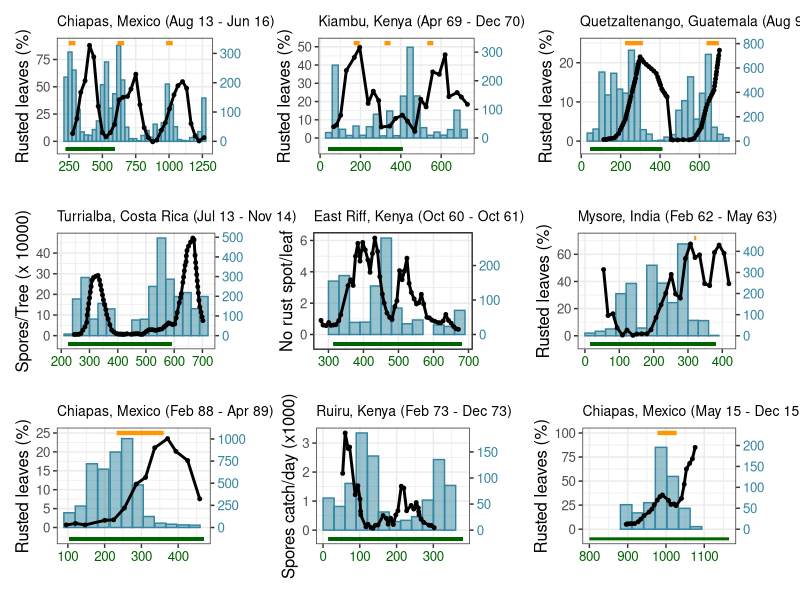

Recreate this plot in R.
## ---- chunk 1

library(ggplot2)
library(tidyverse)
#install.packages('patchwork')
library(patchwork)
library(ggthemes)
mycols <- c("#021128","#1b4a64", "#3585a0", "#759580", "#c78f34", "#fd9706","#fdb81c","#fbdb30")
mycols3a <-c("#021128", "#fd9706", "#3585a0")
mycols3b <-c("#1b4a64", "#fdb81c", "#759580")


dGEN_rain <- read.csv("dataFull_RainRust/dGEN_rain.csv")
dGEN_rust <- read.csv("dataFull_RainRust/dGEN_rust.csv")

## ---- chunk 2

for (aidis in unique(dGEN_rust$ID)){
  coef <- paste("coef", aidis, sep = "_")
  assign(coef, max(dGEN_rain %>% filter(ID == aidis)%>%select(PP.mm))/max(dGEN_rust %>% filter(ID == aidis)%>% select(Rust)))
}


## ---- chunk 3
p_BOUD<-
  ggplot() + 
  geom_bar(data=dGEN_rain %>% filter(ID== "BOUD") , aes(x=AvDay, y=PP.mm/coef_BOUD), stat="identity", fill=mycols[3], width=30, color=mycols[3], alpha= 0.5)+
  geom_line(data=dGEN_rust %>% filter(ID== "BOUD"), aes(x=Day, y=Rust), size= 1)+
  geom_segment(data=dGEN_rain %>% filter(ID== "BOUD"), aes(x =AvDay[1], y =  -4, xend =  AvDay[1]+365, yend =  -4), color= "darkgreen", size= 1) + 
  scale_y_continuous(
  name = (dGEN_rust %>% filter(ID== "BOUD")%>% select(UNIT))[1,1],
  sec.axis = sec_axis(trans= ~.*coef_BOUD, name = "") #voy a quitar rainfall para que no se grafique
  ) + 
  theme_bw()+
  theme(axis.text.x = element_text(colour = "darkgreen"), axis.text.y.right = element_text(color = mycols[3]))+
  theme(text = element_text(size=12), plot.title = element_text(size=10))+
  geom_point(data=dGEN_rust %>% filter(ID== "BOUD"), aes(x=Day, y=Rust), size= 1)+
  labs(x= "",title = "Turrialba, Costa Rica (Jul 13 - Nov 14)")

## ---- chunk 4
p_BECK<-
  ggplot() + 
  geom_bar(data=dGEN_rain %>% filter(ID== "BECK") , aes(x=AvDay, y=PP.mm/coef_BECK), stat="identity", fill=mycols[3], width=30, color=mycols[3], alpha= 0.5)+
  geom_line(data=dGEN_rust %>% filter(ID== "BECK"), aes(x=Day, y=Rust), size= 1)+
  geom_segment(data=dGEN_rain %>% filter(ID== "BECK"), aes(x =AvDay[1], y =  -0.3, xend =  AvDay[1]+365, yend =  -0.3), color= "darkgreen", size= 1) + 
  scale_y_continuous(
  name = (dGEN_rust %>% filter(ID== "BECK")%>% select(UNIT))[1,1],
  sec.axis = sec_axis(trans= ~.*coef_BECK, name = "") #voy a quitar rainfall para que no se grafique
  ) + 
  theme_bw()+
  theme(axis.text.x = element_text(colour = "darkgreen"), axis.text.y.right = element_text(color = mycols[3]))+
  theme(text = element_text(size=12), plot.title = element_text(size=10))+
  geom_point(data=dGEN_rust %>% filter(ID== "BECK"), aes(x=Day, y=Rust), size= 1)+
  labs(x= "",title = "Ruiru, Kenya (Feb 73 - Dec 73)")

## ---- chunk 5
p_BOCK<-
  ggplot() + 
  geom_bar(data=dGEN_rain %>% filter(ID== "BOCK") , aes(x=AvDay, y=PP.mm/coef_BOCK), stat="identity", fill=mycols[3], width=30, color=mycols[3], alpha= 0.5)+
  geom_line(data=dGEN_rust %>% filter(ID== "BOCK"), aes(x=Day, y=Rust), size= 1)+
  geom_segment(data=dGEN_rain %>% filter(ID== "BOCK"), aes(x =AvDay[1], y =  -0.6, xend =  AvDay[1]+365, yend =  -0.6), color= "darkgreen", size= 1) + 
  scale_y_continuous(
  name = (dGEN_rust %>% filter(ID== "BOCK")%>% select(UNIT))[1,1],
  sec.axis = sec_axis(trans= ~.*coef_BOCK, name = "") #voy a quitar rainfall para que no se grafique
  ) + 
  theme_bw()+
  theme(axis.text.x = element_text(colour = "darkgreen"), axis.text.y.right = element_text(color = mycols[3]))+
  theme(text = element_text(size=12), plot.title = element_text(size=10))+
  geom_point(data=dGEN_rust %>% filter(ID== "BOCK"), aes(x=Day, y=Rust), size= 1)+
  labs(x= "",title = "East Riff, Kenya (Oct 60 - Oct 61)")

## ---- chunk 6
p_AVE_GUA<-
  ggplot() + 
  geom_bar(data=dGEN_rain %>% filter(ID== "AVE_GUA") , aes(x=AvDay, y=PP.mm/coef_AVE_GUA), stat="identity", fill=mycols[3], width=30, color=mycols[3], alpha= 0.5)+
  geom_line(data=dGEN_rust %>% filter(ID== "AVE_GUA"), aes(x=Day, y=Rust), size= 1)+
  geom_point(data=dGEN_rust %>% filter(ID== "AVE_GUA"), aes(x=Day, y=Rust), size= 1)+
  geom_segment(data=dGEN_rain %>% filter(ID== "AVE_GUA"), aes(x =AvDay[1], y =  -2, xend =  AvDay[1]+365, yend =  -2), color= "darkgreen", size= 1) + 
  geom_segment(aes(x = 222.2, y =  25, xend =  313.1, yend =  25), color= mycols[6], size= 1.5) + 
    geom_segment(aes(x = 635.5, y =  25, xend = 698.5, yend =  25), color= mycols[6], size= 1.5) + 
  scale_y_continuous(
  name = (dGEN_rust %>% filter(ID== "AVE_GUA")%>% select(UNIT))[1,1],
  sec.axis = sec_axis(trans= ~.*coef_AVE_GUA, name = "") #voy a quitar rainfall para que no se grafique
  ) + 
  theme_bw()+
  theme(axis.text.x = element_text(colour = "darkgreen"), axis.text.y.right = element_text(color = mycols[3]))+
  theme(text = element_text(size=12), plot.title = element_text(size=10))+
  labs(x= "",title = "Quetzaltenango, Guatemala (Aug 90 - Aug 91)")

## ---- chunk 7
p_ANAN<-
  ggplot() + 
  geom_bar(data=dGEN_rain %>% filter(ID== "ANAN") , aes(x=AvDay, y=PP.mm/coef_ANAN), stat="identity", fill=mycols[3], width=30, color=mycols[3], alpha= 0.5)+
  geom_line(data=dGEN_rust %>% filter(ID== "ANAN"), aes(x=Day, y=Rust), size= 1)+
  geom_point(data=dGEN_rust %>% filter(ID== "ANAN"), aes(x=Day, y=Rust), size= 1)+
  geom_segment(data=dGEN_rain %>% filter(ID== "ANAN"), aes(x =AvDay[1], y =  -6, xend =  AvDay[1]+365, yend =  -6), color= "darkgreen", size= 1) + 
  geom_segment(aes(x = 318, y =  72, xend =  324, yend =72), color= mycols[6], size= 1.5)+
  scale_y_continuous(
  name = (dGEN_rust %>% filter(ID== "ANAN")%>% select(UNIT))[1,1],
  sec.axis = sec_axis(trans= ~.*coef_ANAN, name = "") #voy a quitar rainfall para que no se grafique
  ) + 
  theme_bw()+
  theme(axis.text.x = element_text(colour = "darkgreen"), axis.text.y.right = element_text(color = mycols[3]))+
  theme(text = element_text(size=12), plot.title = element_text(size=10))+
  labs(x= "",title = "Mysore, India (Feb 62 - May 63)")
## ---- chunk 8
p_MULI<-
  ggplot() + 
  geom_bar(data=dGEN_rain %>% filter(ID== "MULI") , aes(x=AvDay, y=PP.mm/coef_MULI), stat="identity", fill=mycols[3], width=30, color=mycols[3], alpha= 0.5)+
  geom_line(data=dGEN_rust %>% filter(ID== "MULI"), aes(x=Day, y=Rust), size= 1)+
  geom_point(data=dGEN_rust %>% filter(ID== "MULI"), aes(x=Day, y=Rust), size= 1)+
  geom_segment(data=dGEN_rain %>% filter(ID== "MULI"), aes(x =AvDay[1], y =  -6, xend =  AvDay[1]+365, yend =  -6), color= "darkgreen", size= 1) + 
   geom_segment(aes(x = 166, y =52  , xend =  196, yend =52), color= mycols[6], size= 1.5)+
  geom_segment(aes(x = 319, y =52  , xend =  349, yend =52), color= mycols[6], size= 1.5)+
  geom_segment(aes(x = 531, y =52  , xend =  561, yend =52), color= mycols[6], size= 1.5)+
  scale_y_continuous(
  name = (dGEN_rust %>% filter(ID== "MULI")%>% select(UNIT))[1,1],
  sec.axis = sec_axis(trans= ~.*coef_MULI, name = "") #voy a quitar rainfall para que no se grafique
  ) + 
  theme_bw()+
  theme(axis.text.x = element_text(colour = "darkgreen"), axis.text.y.right = element_text(color = mycols[3]))+
  theme(text = element_text(size=12), plot.title = element_text(size=10))+
  labs(x= "",title = "Kiambu, Kenya (Apr 69 - Dec 70)")
## ---- chunk 9
p_AVE_TAPA<-
  ggplot() + 
  geom_bar(data=dGEN_rain %>% filter(ID== "AVE_TAPA") , aes(x=AvDay, y=PP.mm/coef_AVE_TAPA), stat="identity", fill=mycols[3], width=30, color=mycols[3], alpha= 0.5)+
  geom_line(data=dGEN_rust %>% filter(ID== "AVE_TAPA"), aes(x=Day, y=Rust), size= 1)+
  geom_point(data=dGEN_rust %>% filter(ID== "AVE_TAPA"), aes(x=Day, y=Rust), size= 1)+
  geom_segment(data=dGEN_rain %>% filter(ID== "AVE_TAPA"), aes(x =AvDay[1], y =  -3, xend =  AvDay[1]+365, yend =  -3), color= "darkgreen", size= 1) + 
  geom_segment(aes(x = 232.5, y =  25, xend = 360.6, yend =  25), color= mycols[6], size= 1.5) +
  scale_y_continuous(
  name = (dGEN_rust %>% filter(ID== "AVE_TAPA")%>% select(UNIT))[1,1],
  sec.axis = sec_axis(trans= ~.*coef_AVE_TAPA, name = "") #voy a quitar rainfall para que no se grafique
  ) + 
  theme_bw()+
  theme(axis.text.x = element_text(colour = "darkgreen"), axis.text.y.right = element_text(color = mycols[3]))+
  theme(text = element_text(size=12), plot.title = element_text(size=10))+
  labs(x= "",title = "Chiapas, Mexico (Feb 88 - Apr 89)")
## ---- chunk 10
p_VAN_LON<-
  ggplot() + 
  geom_bar(data=dGEN_rain %>% filter(ID== "VAN_LON") , aes(x=AvDay, y=PP.mm/coef_VAN_LON), stat="identity", fill=mycols[3], width=30, color=mycols[3], alpha= 0.5)+
  geom_line(data=dGEN_rust %>% filter(ID== "VAN_LON"), aes(x=Day, y=Rust), size= 1)+
  geom_point(data=dGEN_rust %>% filter(ID== "VAN_LON"), aes(x=Day, y=Rust), size= 1)+
  geom_segment(data=dGEN_rain %>% filter(ID== "VAN_LON"), aes(x =AvDay[1], y =  -7, xend =  AvDay[1]+365, yend =  -7), color= "darkgreen", size= 1) + 
 geom_segment(aes(x = 248, y =  90, xend =  298, yend =  90), color= mycols[6], size= 1.5) +
  geom_segment(aes(x = 613, y =  90, xend =  663, yend =  90), color= mycols[6], size= 1.5) +
    geom_segment(aes(x = 978, y =  90, xend =  1028, yend =  90), color= mycols[6], size= 1.5) +
  scale_y_continuous(
  name = (dGEN_rust %>% filter(ID== "VAN_LON")%>% select(UNIT))[1,1],
  sec.axis = sec_axis(trans= ~.*coef_VAN_LON, name = "") #voy a quitar rainfall para que no se grafique
  ) + 
  theme_bw()+
  theme(axis.text.x = element_text(colour = "darkgreen"), axis.text.y.right = element_text(color = mycols[3]))+
  theme(text = element_text(size=12), plot.title = element_text(size=10))+
  labs(x= "",title = "Chiapas, Mexico (Aug 13 - Jun 16)")
## ---- chunk 11
p_VAN_SHO<-
  ggplot() + 
  geom_bar(data=dGEN_rain %>% filter(ID== "VAN_SHO") , aes(x=AvDay, y=PP.mm/coef_VAN_SHO), stat="identity", fill=mycols[3], width=30, color=mycols[3], alpha= 0.5)+
  geom_line(data=dGEN_rust %>% filter(ID== "VAN_SHO"), aes(x=Day, y=Rust), size= 1)+
  geom_point(data=dGEN_rust %>% filter(ID== "VAN_SHO"), aes(x=Day, y=Rust), size= 1)+
 geom_segment(aes(x = 800, y =  -10, xend =  800+365, yend =  -10), color= "darkgreen", size= 1) +
 geom_segment(aes(x = 978, y =  100, xend =  1028, yend =  100), color= mycols[6], size= 1.5) +
  scale_y_continuous(
  name = (dGEN_rust %>% filter(ID== "VAN_SHO")%>% select(UNIT))[1,1],
  sec.axis = sec_axis(trans= ~.*coef_VAN_SHO, name = "") #voy a quitar rainfall para que no se grafique
  ) + 
  theme_bw()+
  theme(axis.text.x = element_text(colour = "darkgreen"), axis.text.y.right = element_text(color = mycols[3]))+
  theme(text = element_text(size=12), plot.title = element_text(size=10))+
  labs(x= "",title = "Chiapas, Mexico (May 15 - Dec 15)")
## ---- chunk 12
FULL_PLOT <-(p_VAN_LON+p_MULI+p_AVE_GUA)/(p_BOUD+p_BOCK+p_ANAN)/(p_AVE_TAPA+p_BECK+ p_VAN_SHO)
FULL_PLOT
